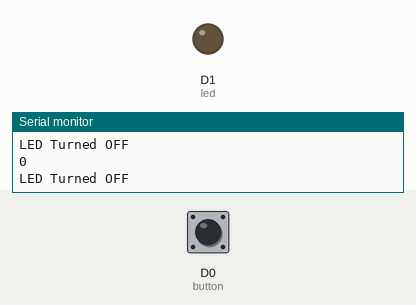
Bench run of a program on a simulated ESP8266 (NodeMCU). Parts: output pins drawn as LEDs (lit = HIGH), the last lines printed to the serial monitor. Inputs (shaded band) come from the test bench; at power-on: D0 (button) LOW.

Above: at 1.2 s.
1.3 s: D0 (button) pulled HIGH for 0.15 s
At 1.4 s:
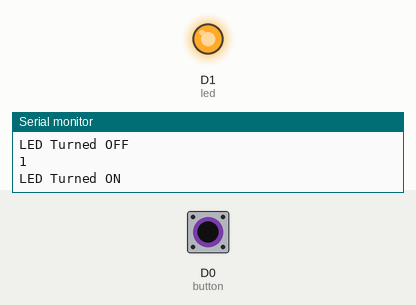
3.0 s: D0 (button) pulled HIGH for 3.2 s
At 7.1 s:
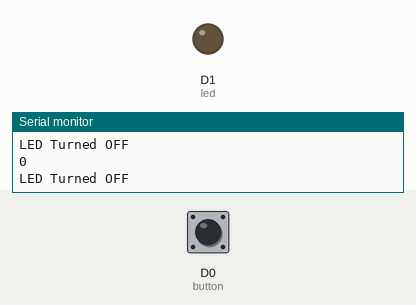
Timing chart, 0 to 8.6 s (numbered marks = the images above; inputs shaded):
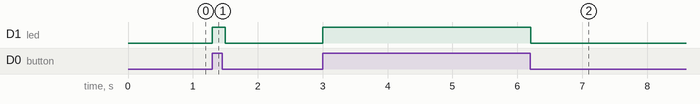

Measured:
- after the input at 1.3 s, D1 (led): LOW → HIGH at once, → LOW 0.20 s later
- after the input at 3.0 s, D1 (led): LOW → HIGH at once, → LOW 3.2 s later

The program:

main.cpp
```cpp
#include <Arduino.h>
int led = 5;     // LED pin
int button = D0; // push button is connected
int temp = 0; 	 // temporary variable for reading the button pin status

void setup() {
  Serial.begin(115200);
  Serial.setTimeout(2000);
  while (!Serial){};
  pinMode(led, OUTPUT);   // declare LED as output
  pinMode(button, INPUT); // declare push button as input
}

void loop() {
  temp = digitalRead(button);
  Serial.println(temp);
  if (temp == HIGH) {
    digitalWrite(led, HIGH);
    Serial.println("LED Turned ON");
    delay(100);
  }
  else {
    digitalWrite(led, LOW);
    Serial.println("LED Turned OFF");
    delay(100);
  }
}
```
